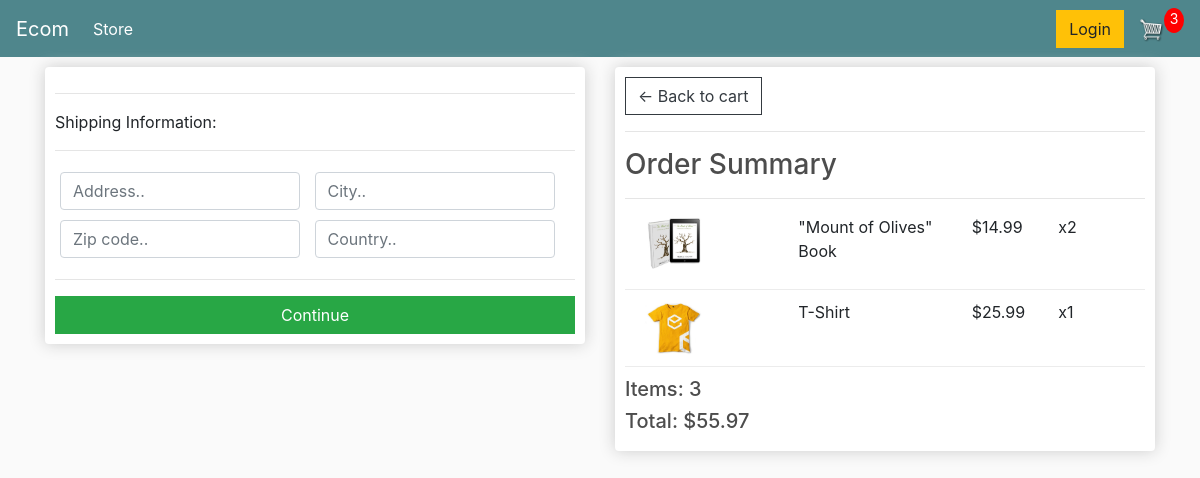
Before: /checkout/ (signed in) with the older database file.
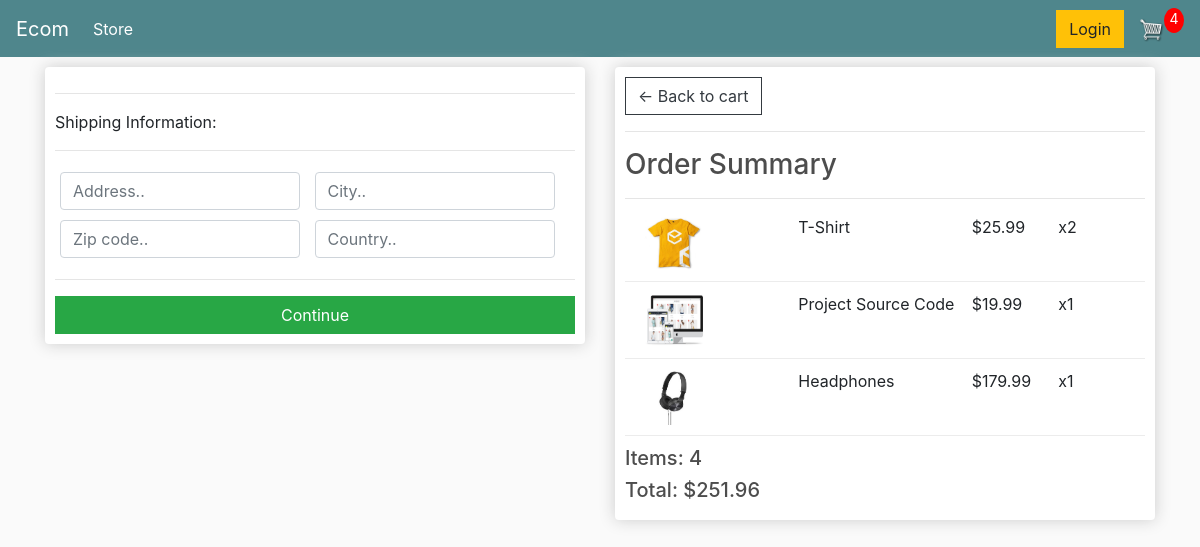
After: the same page with the newer database file.
### store/models.py (models this page shows, shortened)
class OrderItem(models.Model):
    product = models.ForeignKey(Product, on_delete=models.SET_NULL, blank=True, null=True)
    order = models.ForeignKey(Order, on_delete=models.SET_NULL, blank=True, null=True)
    quantity = models.IntegerField(default=0, null=True, blank=True)
    date_added = models.DateTimeField(auto_now_add=True)
    @property
    def get_total(self):
        total = self.product.price * self.quantity
        return total

class Product(models.Model):
    name = models.CharField(max_length=200, null=True)
    price = models.DecimalField(max_digits=7, decimal_places=2)
    digital = models.BooleanField(default=False, null=True, blank=False)
    image = models.ImageField(null=True, blank=True)
    @property
    def imageURL(self):
        try:
            url = self.image.url
        except:
            url = ''
        return url

class Order(models.Model):
    customer = models.ForeignKey(Customer, on_delete=models.SET_NULL, blank=True, null=True)
    date_ordered = models.DateTimeField(auto_now_add=True)
    complete = models.BooleanField(default=False, null=True, blank=False)
    transaction_id = models.CharField(max_length=200, null=True)
    @property
    def get_cart_total(self):
        orderitems = self.orderitem_set.all()
        total = sum( [item.get_total for item in orderitems] )
        return total
    @property
    def shipping(self):
        shipping = False
        orderitems = self.orderitem_set.all()
        for i in orderitems:
            if i.product.digital == False:
                shipping = True
        return shipping
    @property
    def get_cart_items(self):
        orderitems = self.orderitem_set.all()
        total = sum( [item.quantity for item in orderitems] )
        return total

### store/views.py (the view)
# urls.py: path('checkout/', views.checkout, name="checkout"),
def checkout(request):
    data = cartData(request)
    cartItems = data['cartItems']
    order = data['order']
    items = data['items']
    context = {'items': items, 'order': order, 'cartItems': cartItems}
    return render(request, 'store/checkout.html', context)

### store/utils.py (called while the page is built)
def cartData(request):
    if request.user.is_authenticated:
        customer = request.user.customer
        order, created = Order.objects.get_or_create(customer=customer, complete=False)
        items = order.orderitem_set.all()
        cartItems = order.get_cart_items
    else:
        cookieData = cookieCart(request)
        cartItems = cookieData['cartItems']
        order = cookieData['order']
        items = cookieData['items']
    return {'cartItems':cartItems, 'order':order, 'items':items}

### store/templates/store/checkout.html (shortened to what this page needs)
{% extends 'store/main.html' %}
{% load static %}
{% block content %}
<div class="row">
    <div class="col-lg-6">
        <div class="box-element" id="form-wrapper">
            <form id="form">
                <div id="shipping-info">
                    <hr>
                    <p>Shipping Information:</p>
                    <hr>
                    <div class="form-field">
                        <input class="form-control" type="text" name="address" placeholder="Address..">
                    </div>
                    <div class="form-field">
                        <input class="form-control" type="text" name="city" placeholder="City..">
                    </div>
                    <div class="form-field">
                        <input class="form-control" type="text" name="zipcode" placeholder="Zip code..">
                    </div>
                    <div class="form-field">
                        <input class="form-control" type="text" name="country" placeholder="Country..">
                    </div>
                </div>
                <hr>
                <input id="form-button" class="btn btn-success btn-block" type="submit" value="Continue">
            </form>
        </div>
        <br>
    </div>
    <div class="col-lg-6">
        <div class="box-element">
            <a class="btn btn-outline-dark" href="{% url 'cart' %}">&#x2190; Back to cart</a>
            <hr>
            <h3>Order Summary</h3>
            <hr>
            {% for item in items %}
            <div class="cart-row">
                <div style="flex:2"><img class="row-image" src="{{item.product.imageURL}}" alt=""></div>
                <div style="flex:2"><p>{{ item.product.name}}</p></div>
                <div style="flex:1"><p>${{ item.product.price }}</p></div>
                <div style="flex:1"><p>x{{ item.quantity }}</p></div>
            </div>
            {% endfor %}
            <h5>Items: {{ order.get_cart_items }}</h5>
            <h5>Total: ${{ order.get_cart_total|floatformat:2 }}</h5>
        </div>
    </div>
</div>
{% endblock content %}

Changed rows visible on the page:
removed OrderItem: product.imageURL (picture), product.name "\"Mount of Olives\" Book", product.price "14.99", quantity "2"
changed OrderItem "T-Shirt": quantity "1" → "2"
added OrderItem: product.imageURL (picture), product.name "Project Source Code", product.price "19.99", quantity "1"
added OrderItem: product.imageURL (picture), product.name "Headphones", product.price "179.99", quantity "1"
changed through a linked row, Order: get_cart_items "3" → "4"; get_cart_total "55.97" → "251.96"
Other visible differences:
{{ cartItems }}: "3" → "4"
